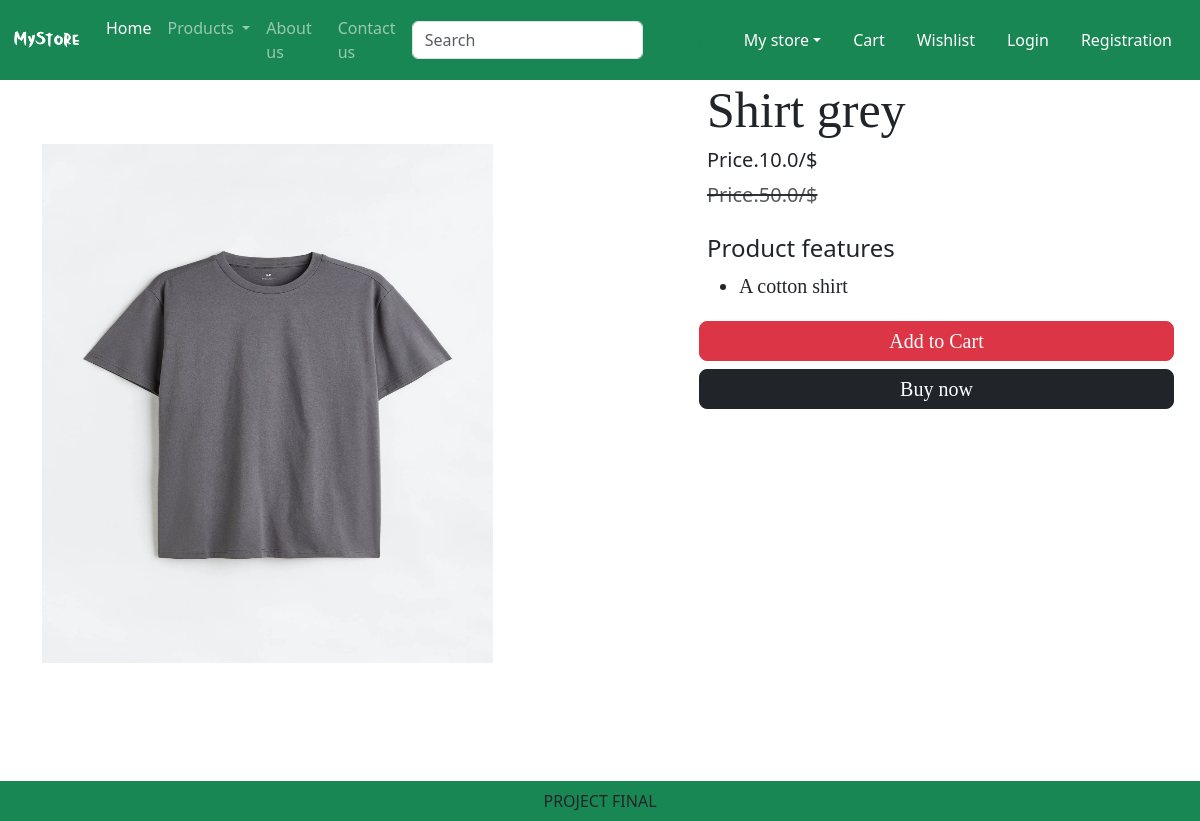
Screenshot of /product-detail/1 with the database file from the repository.
### app/models.py (models this page shows, shortened)
class Product(models.Model):
    title = models.CharField(max_length=100)
    selling_price = models.FloatField()
    discounted_price = models.FloatField()
    description = models.TextField()
    composition = models.TextField(default='')
    podapp = models.TextField(default='')
    category = models.CharField(choices=CATEGORY_CHOICES, max_length=2)
    product_image = models.ImageField(upload_to='product', blank=True, null=True)

### app/views.py (the view)
# urls.py: path("product-detail/<int:pk>", views.ProductDetail.as_view(),name="product-detail" ),
class ProductDetail(View):
    def get(self,request,pk):
        product = Product.objects.get(pk=pk)
        return render(request,"app/productdetail.html",locals())

### app/templates/app/productdetail.html (shortened to what this page needs)
{% extends 'app/base.html' %}
{% load static %}
{% block main-content %}
    <div class="container">
        <div class ="row flex justify-content-between">
            <div class="img2 col-lg-5 mt-5">
                <img src="{{product.product_image.url}}" class="image col-xs-6 col-sm-12 col-lg-12 mt-3 text-sm-center w-100 h-75" alt="">
            </div>
            <div class="productdetail col-lg-5">
                <h1 style="font-family:Georgia;font-size:50px;">{{product.title}}</h1>
                <h5>Price.{{product.discounted_price}}/$</h5>
                <small class ="text-decoration-line-through text-muted fs-5"><del>Price.{{product.selling_price}}/$</small></del>
                <br><br><h4>Product features</h4>
                <ul class ="fs-5" style="font-family: Rajdhani;">
                    <li>{{product.description}}</li>
                </ul>
                <div class="buttons row flex" style="font-family: Rajdhani;">
                    <button type="submit" class="d-grid gap-2 btn1 btn btn-danger p-1 m-1 btn-lg text-decoration-none text-white">Add to Cart</button>
                    <div class ="btn btn-dark p-1 m-1 btn-lg"><a href="#" class="text-decoration-none text-white">Buy now</a></div>
                </div>
            </div>
        </div>
    </div>
{% endblock main-content %}

### rows the page displays
Product: product_image (picture), title "Shirt grey", discounted_price "10.0", selling_price "50.0", description "A cotton shirt"
